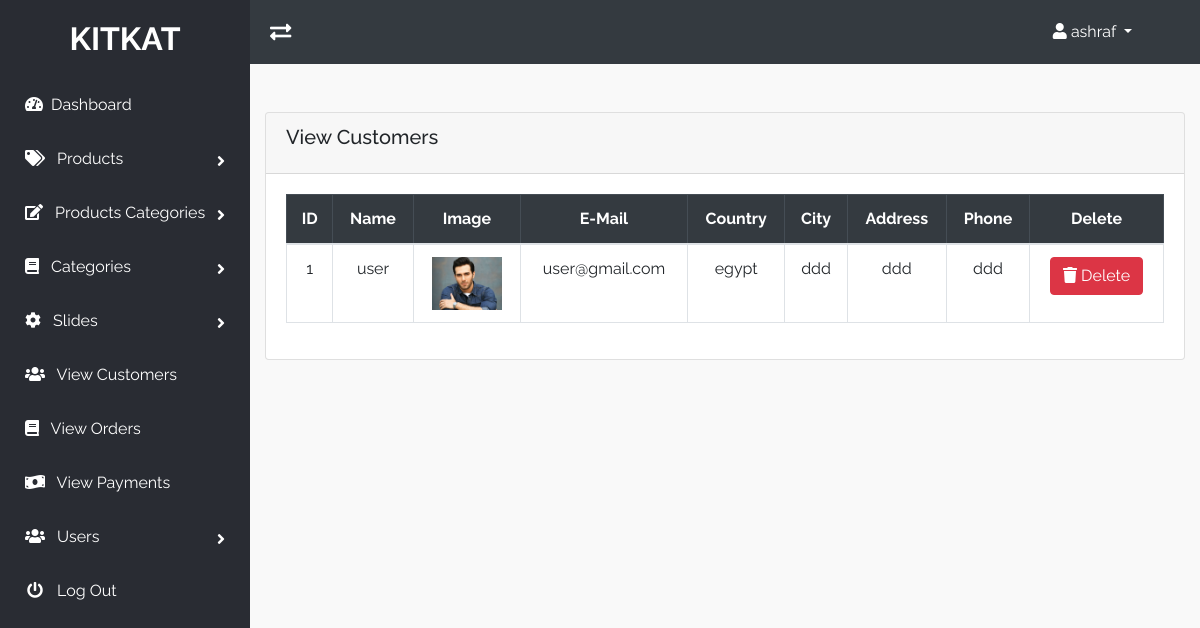
Page /admin_area/index.php?view_customers (signed in) on the committed database.
### tables this page shows
CREATE TABLE `customers` (
  `customer_id` int(10) NOT NULL,
  `customer_name` varchar(255) NOT NULL,
  `customer_email` varchar(255) NOT NULL,
  `customer_pass` varchar(255) NOT NULL,
  `customer_country` text NOT NULL,
  `customer_city` text NOT NULL,
  `customer_contact` varchar(255) NOT NULL,
  `customer_address` text NOT NULL,
  `customer_image` text NOT NULL,
  `customer_ip` varchar(100) NOT NULL
);

### admin_area/view_customers.php (the view)
<?php
if(!isset($_SESSION['admin_email'])){
    echo"<script>window.open('login.php','_self')</script>";
}else {
?>
    <div class="content">
        <div class="card">
            <div class="card-header">
                <h5 class="card-title">View Customers</h5>
            </div>
            <div class="card-body">
                <div class="table-responsive">
                    <table class="table table-bordered ">
                        <thead class='table-dark'>
                            <tr class='text-center'>
                                <th>ID</th>
                                <th class='text-center'>Name</th>
                                <th>Image</th>
                                <th>E-Mail</th>
                                <th>Country</th>
                                <th>City</th>
                                <th>Address</th>
                                <th>Phone</th>
                                <th>Delete</th>
                            </tr>
                        </thead>
                        <tbody>
                            <?php
                                $get_customers = "SELECT * FROM customers";
                                $stmt = $con->query($get_customers);
                                $customers = $stmt->fetchAll(PDO::FETCH_CLASS);
                                foreach($customers as $customer) {
                                    $customer_id            = $customer->customer_id;
                                    $customer_name          = $customer->customer_name;
                                    $customer_email         = $customer->customer_email;
                                    $customer_country       = $customer->customer_country;
                                    $customer_city          = $customer->customer_city;
                                    $customer_contact	    = $customer->customer_contact;
                                    $customer_address	    = $customer->customer_address;
                                    $customer_image	        = $customer->customer_image;
                                    echo "
                                            <tr class='text-center'>
                                                <td>$customer_id</td>
                                                <td>$customer_name</td>
                                                <td> <img src='../customer/customer_images/$customer_image' style='max-width: 70px'> </td>
                                                <td>$customer_email</td>
                                                <td>$customer_country</td>
                                                <td>$customer_city</td>
                                                <td>$customer_contact</td>
                                                <td>$customer_address</td>
                                                <td >
                                                    <a class='btn btn-danger' href='index.php?delete_customer=$customer_id'>
                                                        <i class='fas fa-trash'></i> Delete
                                                    </a>
                                                </td>
                                            </tr>
                                        ";
                                }
                            ?>
                        </tbody>
                    </table>
                </div>
            </div>
        </div>
    </div>
<?php
    }
?>

### admin_area/includes/nav.php (shortened to what this page needs)
<div class="header navbar bg-dark">
    <i class="fas fa-exchange-alt fa-lg toggle-sidebar"></i>
    <ul class="list-unstyled m-0 mr-5">
        <li class="dropdown">
            <a href="#" class="dropdown-toggle" data-toggle="dropdown">
                <i class="fa fa-user"></i> <?php echo $admin_name ?> <b class="caret"></b>
            </a>
        </li>
    </ul>
</div>

### admin_area/css/style.css (style rules this page uses)
body { font-family:'Raleway', sans-serif;background:#ffffff }
h1,h2,h3,h4,h5,h6,p,span { font-family:'Raleway', sans-serif }
a { text-decoration:none !important;color:#000;-webkit-transition:.3s;transition:.3s }
.btn { cursor:pointer }
.header { background:#292c33;padding:20px }
.header .toggle-sidebar { cursor:pointer;color:#FFF }
.header .dropdown-toggle { color:#FFF }

### rows in the picture
customers: customer_id "1", customer_name "user", customer_image (picture), customer_email "user@gmail.com", customer_country "egypt", customer_city "ddd", customer_contact "ddd", customer_address "ddd"

### other values in the picture
$admin_name "ashraf"
